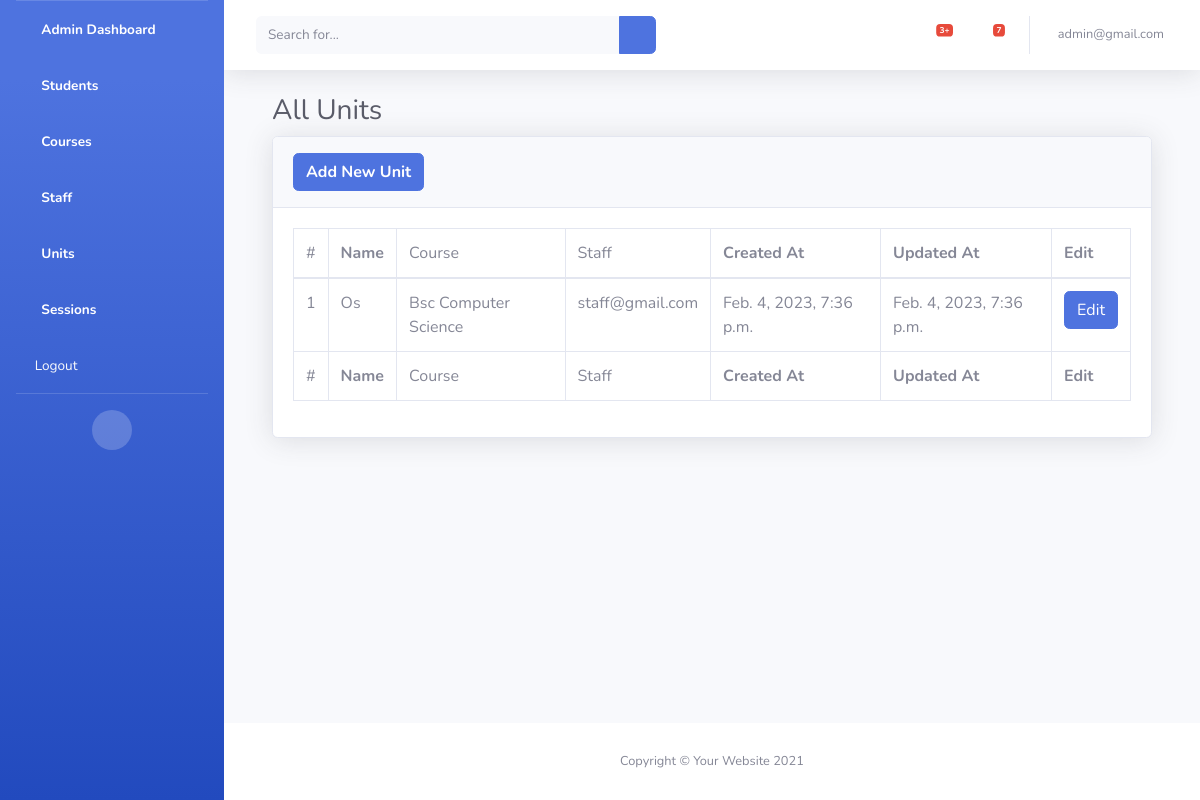
Screenshot of /admin_units (signed in) with the database file from the repository.
### users/models.py (models this page shows, shortened)
class User(AbstractBaseUser,PermissionsMixin):
    email =models.EmailField(verbose_name="email address",unique=True)
    first_name = models.CharField(max_length=15)
    last_name = models.CharField(max_length=15)
    is_admin = models.BooleanField(default=False)
    is_staff= models.BooleanField(default=False)
    is_student= models.BooleanField(default=False)
    is_parent= models.BooleanField(default=False)
    is_lecturer= models.BooleanField(default=False)
    is_superuser = models.BooleanField(default=False)
    date_registered = models.DateTimeField(auto_now_add=True)
    date_updated = models.DateTimeField(auto_now=True)
    last_login =models.DateTimeField(auto_now=True)
    is_active = models.BooleanField(default=True)
    role = models.CharField(
        max_length = 40,
        choices = ROLES
        )
    objects = UserManager()
    USERNAME_FIELD= 'email'
    REQUIRED_FIELDS = ["first_name","last_name", "role"]

class Unit(models.Model):
    name = models.CharField(max_length=50, unique=True)
    course = models.ForeignKey(Course,  on_delete=models.PROTECT)
    staff = models.ForeignKey(Staff, on_delete=models.CASCADE)
    created_at = models.DateTimeField(auto_now_add=True)
    updated_at = models.DateTimeField(auto_now=True)

class Course(models.Model):
    name = models.CharField(max_length=50, unique=True)
    created_at = models.DateTimeField(auto_now_add=True)
    updated_at = models.DateTimeField(auto_now=True)

class Staff(models.Model):
    user = models.OneToOneField(User, on_delete=models.CASCADE,
                                limit_choices_to={ 'role': "is_lecturer"},)
    gender = models.CharField(max_length=10,choices= gender)
    created_at = models.DateTimeField(auto_now_add=True)
    updated_at = models.DateTimeField(auto_now=True)

### users/decorators.py (the view)
        def _wrapped_view(request, *args, **kwargs):
            if not request.user.is_superuser:
                messages.error(request, "You are not authorized to access this page!")
                return redirect(redirect_url)
            return view_func(request, *args, **kwargs)

### users/views.py (called while the page is built)
@user_is_superuser
def admin_units(request):
    units = Unit.objects.all().order_by("-created_at")
    return render(request ,"admin/all_units.html", context={"units":units})

### templates/admin/all_units.html
{% extends 'main.html' %}
{% block container %}
<div class="container-fluid">
                    <h1 class="h3 mb-2 text-gray-800">All Units</h1>
                    <div class="card shadow mb-4">
                        <div class="card-header py-3">
                            <a href="/add_unit" class="m-0 font-weight-bold btn btn-primary">Add New Unit</a>
                        </div>
                        <div class="card-body">
                            <div class="table-responsive">
                                <table class="table table-bordered" id="dataTable" width="100%" cellspacing="0">
                                    <thead>
                                        <tr>
                                            <td>#</td>
                                            <th>Name</th>
                                            <td>Course</td>
                                            <td>Staff</td>
                                            <th>Created At</th>
                                            <th>Updated At</th>
                                            <th>Edit</th>
                                        </tr>
                                    </thead>
                                    <tfoot>
                                        <tr>
                                            <td>#</td>
                                            <th>Name</th>
                                            <td>Course</td>
                                            <td>Staff</td>
                                            <th>Created At</th>
                                            <th>Updated At</th>
                                            <th>Edit</th>
                                        </tr>
                                    </tfoot>
                                   <tbody>
                                    {% if units %}
                                    {% for unit in units   %}
                                    <tr>
                                        <td>{{forloop.counter}}</td>
                                        <td>{{unit.name}}</td>
                                        <td>{{unit.course.name}}</td>
                                        <td>{{unit.staff.user.email}}</td>
                                        <td>{{ unit.created_at }}</td>
                                        <td>{{unit.updated_at}}</td>
                                        <td><a href="/edit_unit/{{unit.id}}" class="btn btn-primary">Edit</a></td>
                                    </tr>
                                    {% endfor %}
                                        {% else %}
                                        <tr>No unit has been added</tr>
                                    {% endif %}
                                   </tbody>
                                </table>
                            </div>
                        </div>
                    </div>
</div>
{% endblock container %}

### templates/navbar.html (shortened to what this page needs)
{% load static %}
{% block content %}
 <nav class="navbar navbar-expand navbar-light bg-white topbar mb-4 static-top shadow">
    <form
        class="d-none d-sm-inline-block form-inline mr-auto ml-md-3 my-2 my-md-0 mw-100 navbar-search">
        <div class="input-group">
            <input type="text" class="form-control bg-light border-0 small" placeholder="Search for..."
                aria-label="Search" aria-describedby="basic-addon2">
            <div class="input-group-append">
                <button class="btn btn-primary" type="button">
                    <i class="fas fa-search fa-sm"></i>
                </button>
            </div>
        </div>
    </form>
        <ul class="navbar-nav ml-auto">
            <li class="nav-item dropdown no-arrow mx-1">
                <a class="nav-link dropdown-toggle" href="#" id="alertsDropdown" role="button"
                    data-toggle="dropdown" aria-haspopup="true" aria-expanded="false">
                    <i class="fas fa-bell fa-fw"></i>
                    <span class="badge badge-danger badge-counter">3+</span>
                </a>
            </li>
            <li class="nav-item dropdown no-arrow mx-1">
                <a class="nav-link dropdown-toggle" href="#" id="messagesDropdown" role="button"
                    data-toggle="dropdown" aria-haspopup="true" aria-expanded="false">
                    <i class="fas fa-envelope fa-fw"></i>
                    <span class="badge badge-danger badge-counter">7</span>
                </a>
            </li>
{% if user.is_authenticated %}
  <li class="nav-item dropdown no-arrow">
    <a class="nav-link dropdown-toggle" href="#" id="userDropdown" role="button"
        data-toggle="dropdown" aria-haspopup="true" aria-expanded="false">
        <span class="mr-2 d-none d-lg-inline text-gray-600 small">{{ user.email }}</span>
    </a>
</li>
{% endif %}
        </ul>
    </nav>
{% endblock content %}

### rows the page displays
User: email "admin@gmail.com"
Unit: name "Os", course.name "Bsc Computer Science", staff.user.email "staff@gmail.com", created_at "Feb. 4, 2023, 7:36 p.m.", updated_at "Feb. 4, 2023, 7:36 p.m."
